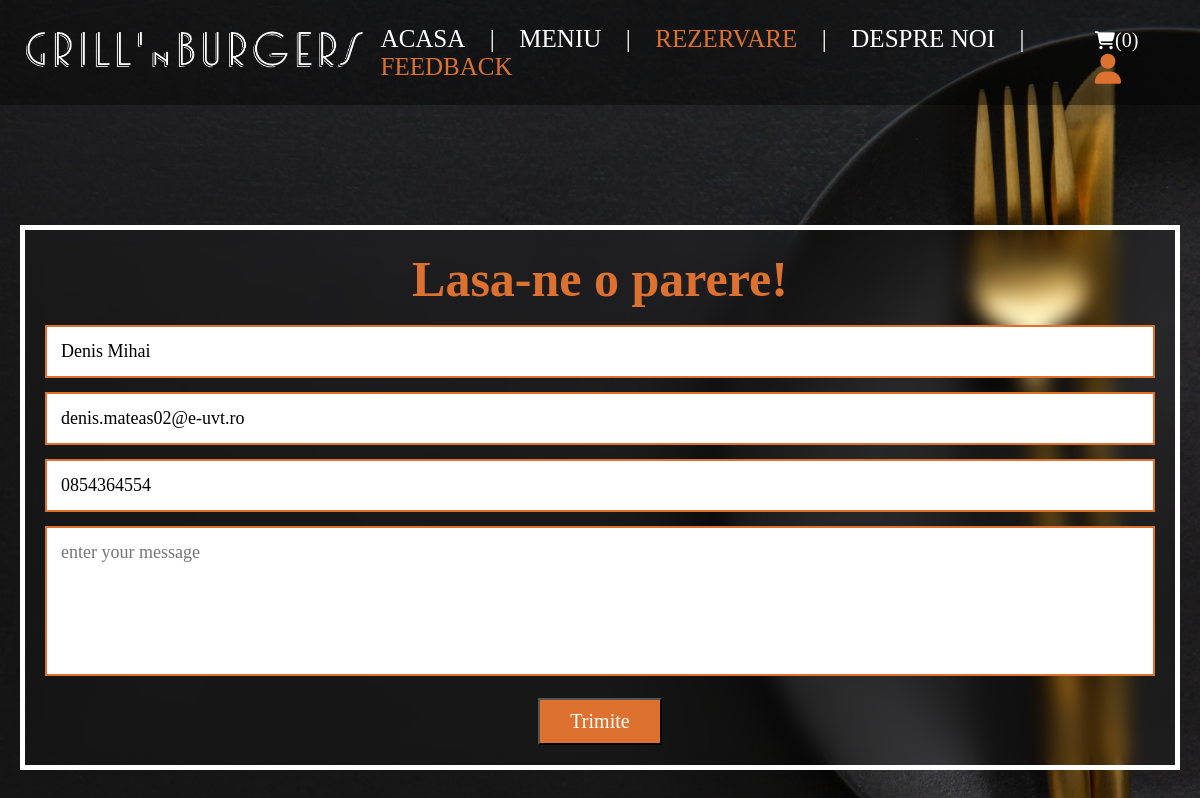
The page /contact.php (signed in) on the database its author committed.
### tables this page shows
CREATE TABLE `users` (
  `id` int(100) NOT NULL,
  `name` varchar(20) NOT NULL,
  `email` varchar(50) NOT NULL,
  `number` varchar(10) NOT NULL,
  `password` varchar(50) NOT NULL,
  `address` varchar(500) NOT NULL
);

### contact.php (the view, shortened to what this page needs)
<?php
include 'components/connect.php';
?>
<!DOCTYPE html>
<html lang="en">
<head>
   <link rel="stylesheet" href="https://cdnjs.cloudflare.com/ajax/libs/font-awesome/6.1.1/css/all.min.css">
   <link rel="stylesheet" href="css/style.css">
   <link rel="stylesheet" href="css/header.css">
   <link rel="stylesheet" href="css/products.css">
   <link rel="stylesheet" href="css/contact.css">
   <link rel="stylesheet" href="css/checkout.css">
   <link rel="stylesheet" href="css/orders_forms.css">
</head>
<body style="background-image: url('./images/bg88.jpg')">
   <?php include 'components/user_header.php'; ?>
   <section class="contact">
      <div class="row">
         <form action="" method="post">
            <h3>Lasa-ne o parere!</h3>
            <input type="text" name="name" value="<?= $fetch_profile['name']; ?>" class="box" maxlength="50" readonly>
            <input type="email" name="email" value="<?= $fetch_profile['email']; ?>" readonly class="box" maxlength="50" oninput="this.value = this.value.replace(/\s/g, '')">
            <input type="number" name="number" value="<?= $fetch_profile['number']; ?>" readonly class="box" min="0" max="9999999999" maxlength="10">
            <textarea name="msg" class="box" required placeholder="enter your message" maxlength="500" cols="30" rows="10"></textarea>
            <input type="submit" value="Trimite" name="send" class="btn">
         </form>
      </div>
   </section>
</body>
</html>

### css/style.css (style rules this page uses)
html { margin: 0; height: 100%; font-size: 62.5%; overflow-x: hidden; scroll-behavior: smooth; stop-opacity: 7rem; }
body { height: 100%; width: 100%; margin: 0; background-size: cover; background-repeat: no-repeat; background-attachment: fixed; background-position: center; }
* { scroll-behavior: smooth; font-family: 'Raleway', 'bold'; font-size: 18px; box-sizing: border-box; text-decoration: none; color: white; margin: 0; padding: 0; scroll-margin-block: 100px; }
section { margin:0 auto; max-width: 1200px; padding:2rem; }
.btn, .delete-btn { margin-top: 1rem; font-size: 2rem; margin-top:1rem; padding:1rem 3rem; cursor: pointer; text-transform: capitalize; transition: .2s linear; }
.btn { background-color: #dd7230; color:white; }

### css/header.css (style rules this page uses)
html, body { height: 100%; width: 100%; margin: 0; }
section { height: 100%; width: 100%; }
section:nth-child(2) { background-repeat: no-repeat; background-attachment: fixed; background-size: 100% 100%; }

### css/contact.css (style rules this page uses)
.contact .row { margin-top:10rem; display: flex; align-items: center; flex-wrap: wrap; backdrop-filter: blur(10px); gap:1.5rem; }
.contact .row form { border:0.5rem solid white; flex:1 1 40rem; padding:2rem; text-align: center; }
.contact .row form h3 { font-size: 5rem; color:#dd7230; margin-bottom: 1rem; }
.contact .row form .box { margin:.7rem 0; font-size: 1.8rem; color:black; border:0.2rem solid #dd7230; padding:1.4rem; width: 100%; }
.contact .row form textarea { height: 15rem; resize: none; }

### rows shown on the page
users: name "Denis Mihai", email "denis.mateas02@e-uvt.ro", number "0854364554"

### other values the page prints
$total_cart_items "0"
